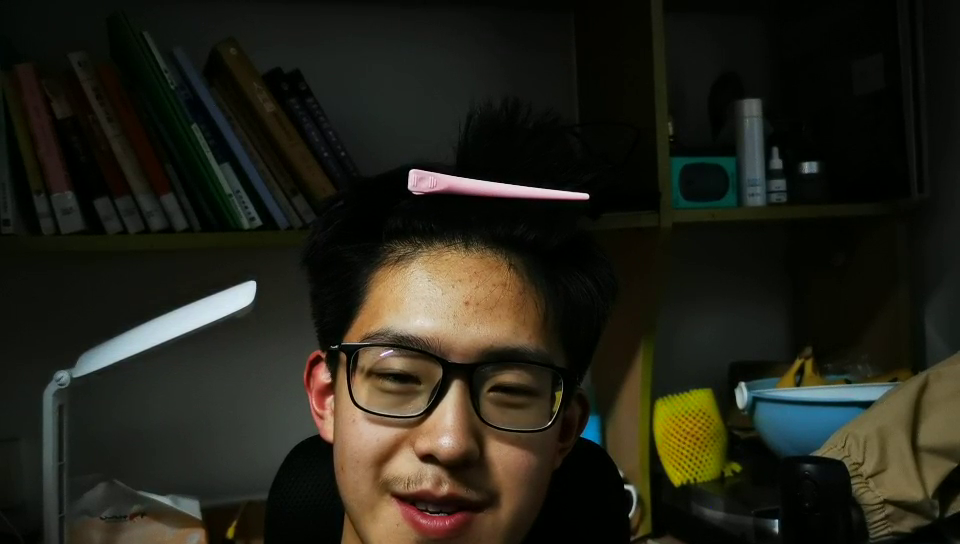
//> input picture frame 87 of Heart rate detection/asset/videos/demo_2.mp4, 960 x 544 px
$ ./opencv_test   (built with g++ and OpenCV 4)
//> lines starting //> are read from the running program, lines starting //| are printed output that depends on the picture; after the words box and inside, x2 and y2 are one past the last pixel; in counts of white or black regions, pixels touching at a corner belong together
#include "opencv2/objdetect.hpp"
#include "opencv2/highgui.hpp"
#include "opencv2/imgproc.hpp"
#include "opencv2/videoio.hpp"
#include <iostream>

using namespace std;
using namespace cv;

/** Function Headers */
void detectAndDisplay(Mat frame);
const char* WIN_NAME = "My Video";

/** Global variables */
CascadeClassifier face_cascade;
CascadeClassifier eyes_cascade;
CascadeClassifier nose_cascade;
CascadeClassifier mouth_cascade;
/** @function main */

int main(int argc, const char** argv)
{
    string myvediosource = "D:\\THU\\大三\\大三下\\综合\\gitrep\\Comprehensive-practice\\Heart rate detection\\asset\\videos\\demo_2.mp4";//视频路径
    CommandLineParser parser(argc, argv,
        "{help h||}"
        "{face_cascade|data/haarcascades/haarcascade_frontalface_alt.xml|Path to face cascade.}"
        "{eyes_cascade|data/haarcascades/haarcascade_eye_tree_eyeglasses.xml|Path to eyes cascade.}"
        "{camera|0|Camera device number.}");

    parser.about("\nThis program demonstrates using the cv::CascadeClassifier class to detect objects (Face + eyes) in a video stream.\n"
        "You can use Haar or LBP features.\n\n");
    parser.printMessage();

    String face_cascade_name = samples::findFile(parser.get<String>("face_cascade"));
    String eyes_cascade_name = samples::findFile(parser.get<String>("eyes_cascade"));
    //String nose_cascade_name = samples::findFile(parser.get<String>("nose_cascade"));
    //String mouth_cascade_name = samples::findFile(parser.get<String>("mouth_cascade"));
    String nose_cascade_name = "E:\\OPENCV\\opencv\\sources\\data\\haarcascades\\haarcascade_mcs_nose.xml";
    String mouth_cascade_name = "E:\\OPENCV\\opencv\\sources\\data\\haarcascades\\haarcascade_mcs_mouth.xml";
    cout <<"face_cascade_name = "<< face_cascade_name << endl;

    //-- 1. Load the cascades
    if (!face_cascade.load(face_cascade_name))
    {
        cout << "--(!)Error loading face cascade\n";
        return -1;
    };
    if (!eyes_cascade.load(eyes_cascade_name))
    {
        cout << "--(!)Error loading eyes cascade\n";
        return -1;
    };

    if (!nose_cascade.load(nose_cascade_name))
    {
        cout << "--(!)Error loading nose cascade\n";
        return -1;
    };
    if (!mouth_cascade.load(mouth_cascade_name))
    {
        cout << "--(!)Error loading mouth cascade\n";
        return -1;
    };

    int camera_device = parser.get<int>("camera");
    VideoCapture capture(myvediosource);//新建一个视频类
    //-- 2. Read the video stream
    if (!capture.isOpened())
    {
        cout << "--(!)Error opening video capture\n";
        return -1;
    }
    Size myVideoSize = Size((int)capture.get(CAP_PROP_FRAME_HEIGHT),
        (int)capture.get(CAP_PROP_FRAME_WIDTH));
    cout << "the Vidio's height is:" << myVideoSize.height
        << ", width is:" << myVideoSize.width
        << ", totally frame number is:" << capture.get(CAP_PROP_FRAME_COUNT) << endl;
    //设置显示窗口的名字和大小
    namedWindow(WIN_NAME, WINDOW_AUTOSIZE);

    Mat frame;
    int framenum = 1;
    while (capture.read(frame))
    {
//> frame is the input picture: 544 rows x 960 cols, CV_8UC3; mean B, G, R 24.9, 34.8, 35.8
        if (frame.empty())
        {
            cout << "--(!) No captured frame -- Break!\n";
            break;
        }
        framenum++;
        //-- 3. Apply the classifier to the frame
        detectAndDisplay(frame);

        if (waitKey(10) == 27)
        {
            break; // escape
        }
    }
    return 0;
}

/** @function detectAndDisplay */

void detectAndDisplay(Mat frame)
{
    std::vector<Rect> faces;
    Mat frame_gray;

    cvtColor(frame, frame_gray, COLOR_BGR2GRAY);  //BGR 转化为灰度图
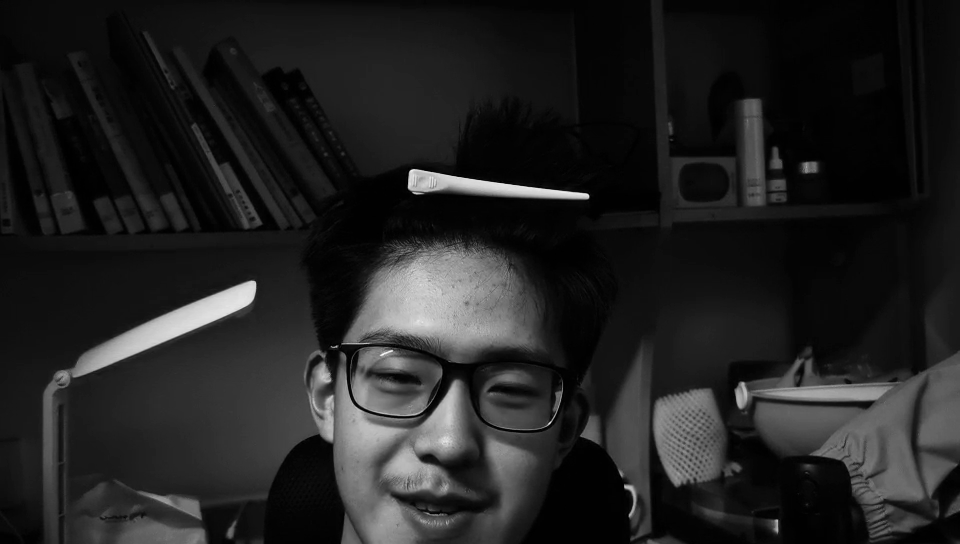
//> frame_gray: 544 rows x 960 cols, CV_8UC1; min 0, max 250, mean 33.9
    equalizeHist(frame_gray, frame_gray);   //直方图均衡化
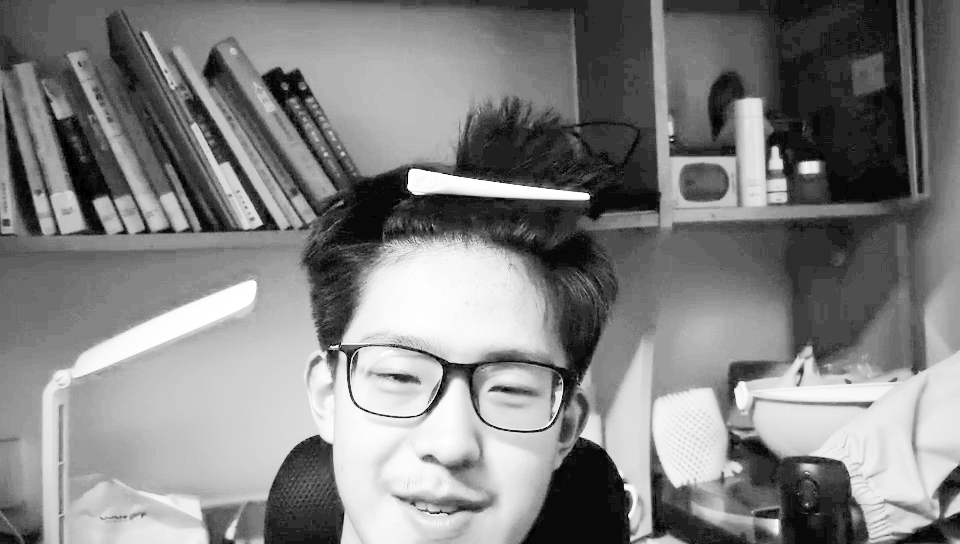
//> frame_gray: 544 rows x 960 cols, CV_8UC1; min 0, max 255, mean 130.1

                                            //-- Detect faces
    face_cascade.detectMultiScale(frame_gray, faces, 1.1, 2, 0 | CASCADE_SCALE_IMAGE, Size(60, 60));
//> faces = 1 Rect (x, y, width, height): [319, 278, 249, 249]

    for (size_t i = 0; i < faces.size(); i++)
    {
        Point center(faces[i].x + faces[i].width / 2, faces[i].y + faces[i].height / 2); // 人脸中心坐标
        ellipse(frame, center, Size(faces[i].width / 2, faces[i].height / 2), 0, 0, 360, Scalar(255, 0, 255), 4, 8, 0); // 椭圆
        Mat faceROI = frame_gray(faces[i]);
        std::vector<Rect> eyes;
        std::vector<Rect> noses;
        std::vector<Rect> mouths;

        //-- In each face, detect eyes、nose、mouth
        eyes_cascade.detectMultiScale(faceROI, eyes, 1.1, 2, 0 | CASCADE_SCALE_IMAGE, Size(30, 30));
        nose_cascade.detectMultiScale(faceROI, noses, 1.1, 2, 0 | CASCADE_SCALE_IMAGE, Size(30, 30));
        mouth_cascade.detectMultiScale(faceROI, mouths, 1.1, 2, 0 | CASCADE_SCALE_IMAGE, Size(30, 30));

        // eyes
        Point eye_center;
        for (size_t j = 0; j < eyes.size(); j++)
        {
            eye_center = Point(faces[i].x + eyes[j].x + eyes[j].width / 2, faces[i].y + eyes[j].y + eyes[j].height / 2); //眼睛的中心
            if (eye_center.x > faces[i].x && eye_center.y < faces[i].y + faces[i].height / 1.3) // 确保眼睛在脸上，其实前边检测时，已经保证了这一点
            {
                int radius = cvRound((eyes[j].width + eyes[j].height) * 0.25); //取整
                circle(frame, eye_center, radius, Scalar(255, 0, 0), 4, 8, 0);
            }
        }

        // nose
        Point nose_center;
        if (noses.size() > 0)
        {
            nose_center = Point(faces[i].x + noses[0].x + noses[0].width / 2, faces[i].y + noses[0].y + noses[0].height / 2); //鼻子的中心
            if (nose_center.y > eye_center.y) //确保鼻子在眼睛下边
            {
                rectangle(frame, Point(faces[i].x + noses[0].x, faces[i].y + noses[0].y), Point(faces[i].x + noses[0].x + noses[0].width, faces[i].y + noses[0].y + noses[0].height), Scalar(0, 255, 0), 3, 8, 0); //Point(noses[0].x, noses[0].y), Point(noses[0].x + noses[0].width, noses[0].y + noses[0].height)
                //int radius = cvRound((noses[0].width + noses[0].height)*0.25); //取整
                //circle(frame, nose_center, radius, Scalar(0, 255,0), 4, 8, 0);
                std::cout << "nose!\n";
            }
        }
        // mouth
        if (mouths.size() > 0)
        {
            Point mouth_center(faces[i].x + mouths[0].x + mouths[0].width / 2, faces[i].y + mouths[0].y + mouths[0].height / 2); //嘴巴的中心
            if (mouth_center.y > nose_center.y && mouth_center.y > eye_center.y) // 确保嘴巴在鼻子下边
            {
                int radius = cvRound((mouths[0].width + mouths[0].height) * 0.25); //取整
                circle(frame, mouth_center, radius, Scalar(0, 0, 255), 4, 8, 0);
                std::cout << "mouth!\n";
            }

        }

    }
//> this loop made 1 pass
//> (center, eyes, eye_center, nose_center, mouth_center) on pass 1: (Point(443, 402), 1 Rect (x, y, width, height): [56, 73, 52, 52], Point(401, 377), Point(451, 455), Point(513, 398))
//| nose!
//> pass 1, in detectAndDisplay, `Mat faceROI = frame_gray(faces[i]);`:
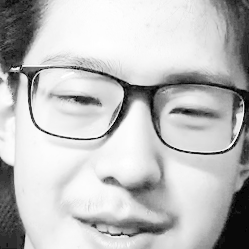
//> faceROI: 249 rows x 249 cols, CV_8UC1; min 0, max 255, mean 190.3
//> after the loop:
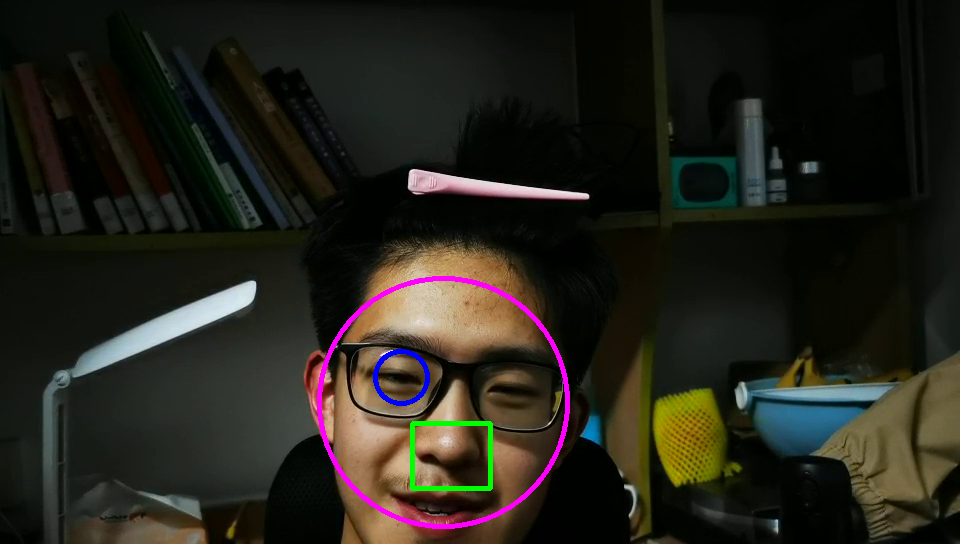
//> frame: 544 rows x 960 cols, CV_8UC3; 1.17% of pixels changed, all inside (x1, y1, x2, y2) = (317, 276, 570, 529)
//> the Esc key is pressed
    //-- Show what you got
    imshow(WIN_NAME, frame);
}

$ run again, starting later in the video
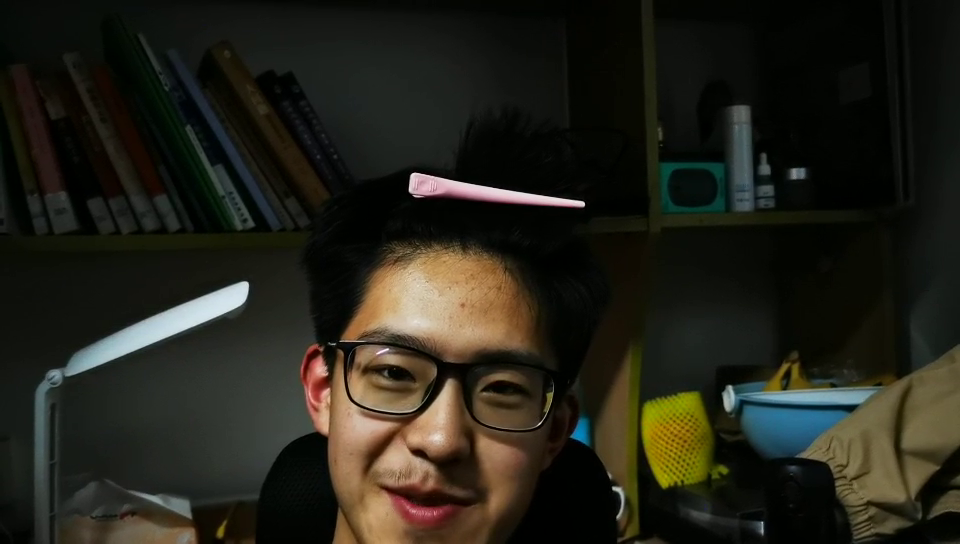
//> input picture frame 394 of Heart rate detection/asset/videos/demo_2.mp4, 960 x 544 px
//> frame is the input picture: 544 rows x 960 cols, CV_8UC3; mean B, G, R 25.2, 34.7, 36
//> faces = 1 Rect (x, y, width, height): [308, 265, 271, 271]
//> the loop in detectAndDisplay, `for (size_t i = 0; i < faces.size(); i++)` made 1 pass
//> (center, eye_center, nose_center, mouth_center) on pass 1: (Point(443, 400), Point(434, 498), Point(440, 453), Point(504, 397))
//> pass 1, in detectAndDisplay, `Mat faceROI = frame_gray(faces[i]);`:
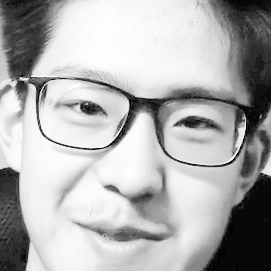
//> faceROI: 271 rows x 271 cols, CV_8UC1; min 0, max 255, mean 175.6
//> after the loop in detectAndDisplay, `for (size_t i = 0; i < faces.size(); i++)`:
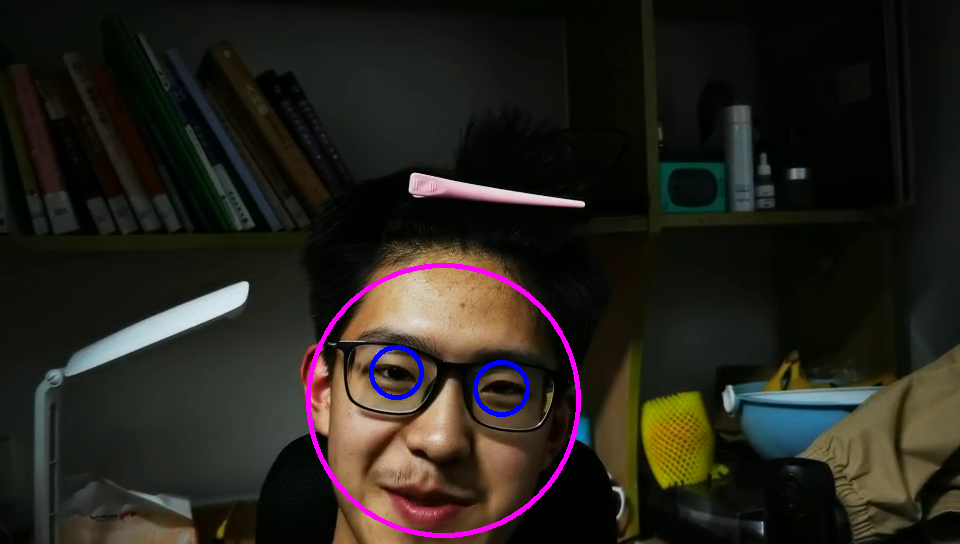
//> frame: 544 rows x 960 cols, CV_8UC3; 1.12% of pixels changed, all inside (x1, y1, x2, y2) = (306, 263, 581, 538)

$ run again, starting later in the video
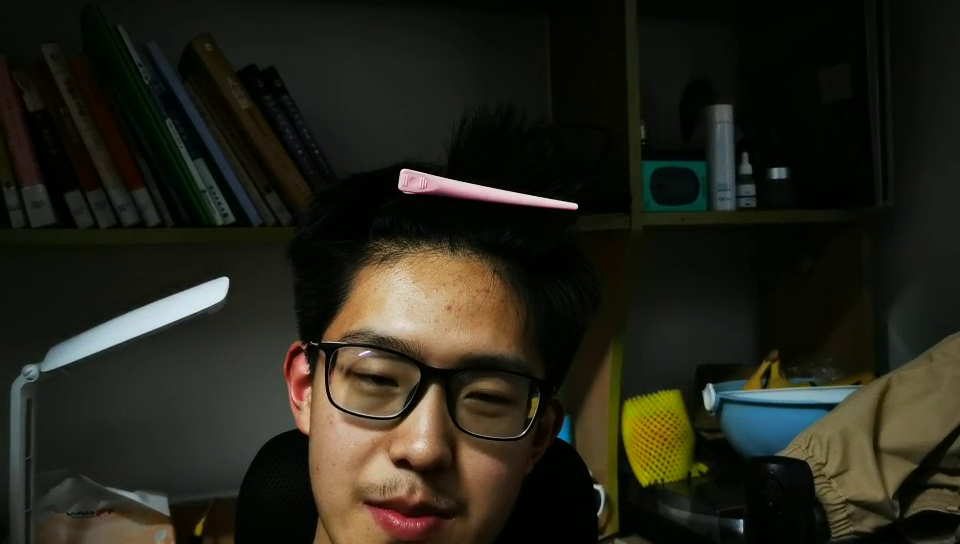
//> input picture frame 700 of Heart rate detection/asset/videos/demo_2.mp4, 960 x 544 px
//> frame is the input picture: 544 rows x 960 cols, CV_8UC3; mean B, G, R 25.9, 35.8, 37
//> faces = 1 Rect (x, y, width, height): [306, 282, 256, 256]
//> the loop in detectAndDisplay, `for (size_t i = 0; i < faces.size(); i++)` made 1 pass
//> (center, noses, eye_center, nose_center, mouth_center, radius) on pass 1: (Point(434, 410), 1 Rect (x, y, width, height): [79, 146, 77, 64], Point(486, 397), Point(423, 460), Point(431, 519), 25)
//> (printed output is left out)
//> pass 1, in detectAndDisplay, `Mat faceROI = frame_gray(faces[i]);`:
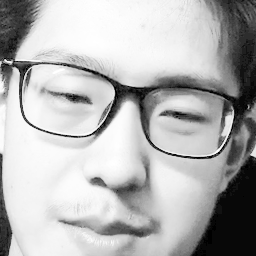
//> faceROI: 256 rows x 256 cols, CV_8UC1; min 0, max 255, mean 179.5
//> after the loop in detectAndDisplay, `for (size_t i = 0; i < faces.size(); i++)`:
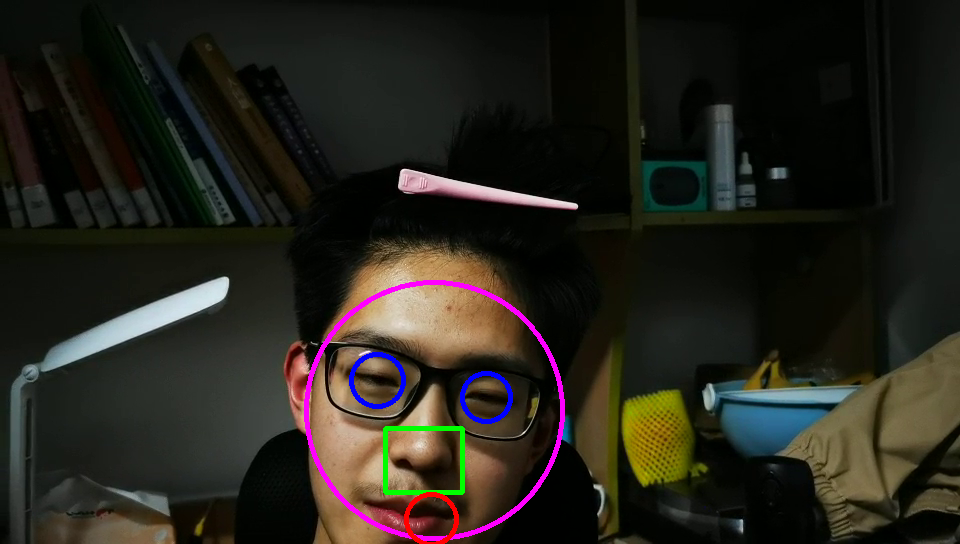
//> frame: 544 rows x 960 cols, CV_8UC3; 1.45% of pixels changed, all inside (x1, y1, x2, y2) = (304, 280, 565, 544)
